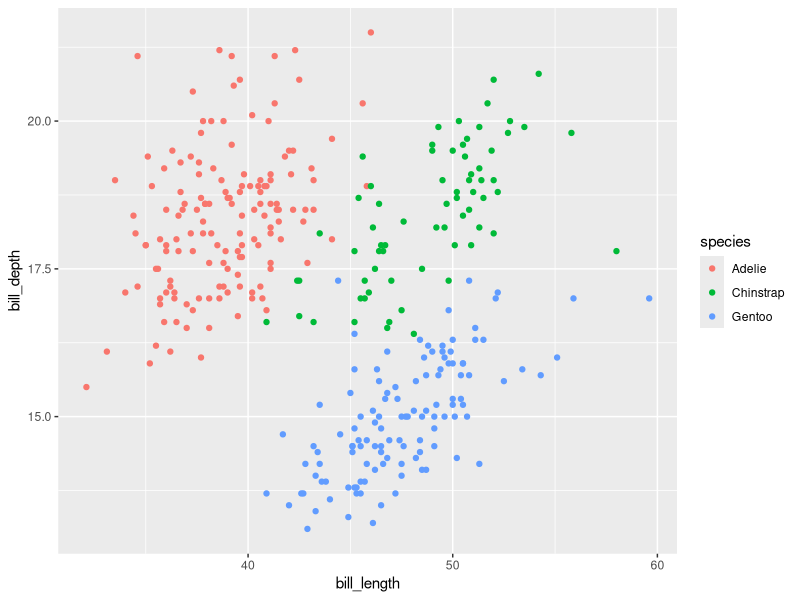
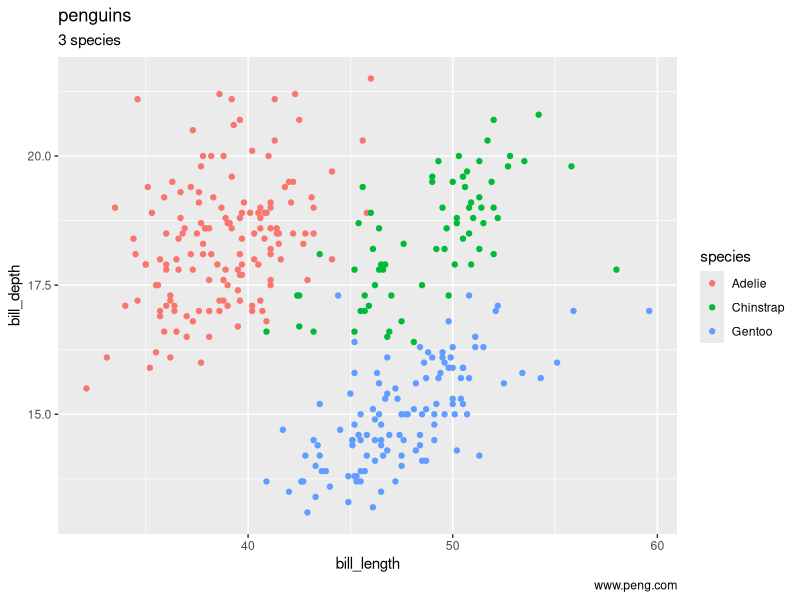
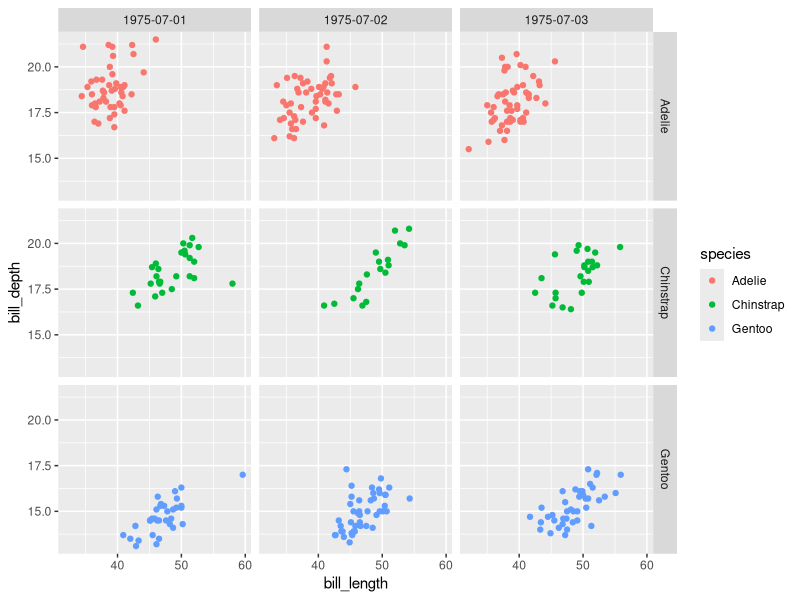
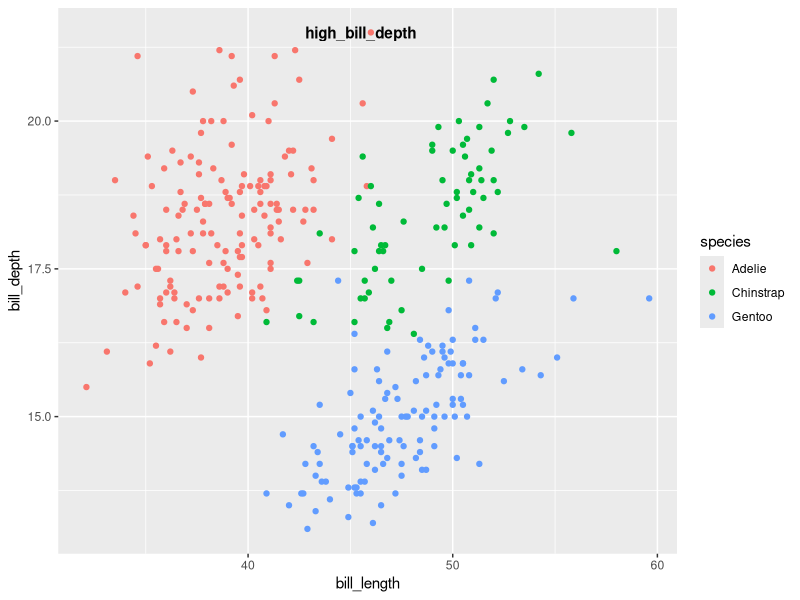

Recreate these plots in R, in order.
## ---- chunk 1
install.packages("palmerpenguins")
library(palmerpenguins)
## ---- chunk 2
install.packages("tidyverse")
library(tidyverse)
## ---- chunk 3
#View(penguins_raw)
glimpse(penguins)
head(penguins,4)
colnames(penguins)
## ---- chunk 4
colSums(is.na(penguins))
## ---- chunk 5
summary(penguins)
## ---- chunk 6
penguins_cleaned<-penguins %>% 
  drop_na() %>% 
  rename(bill_length=bill_length_mm,
         bill_depth=bill_depth_mm)
summary(penguins_cleaned)

## ---- chunk 7
str(penguins_cleaned)
## ---- chunk 8
penguins_cleaned$year <- as.Date(penguins_cleaned$year)
head(penguins_cleaned,4) 
## ---- chunk 9
duplicated(penguins_cleaned)
## ---- chunk 10
distinct(penguins_cleaned,.keep_all= FALSE)
# or use unique
# unique(penguins_cleaned, incomparables = FALSE)
## ---- chunk 11
new<-mutate(penguins_cleaned, body_mass_kg=body_mass_g / 1000)

## ---- chunk 12
penguins_cleaned<- new %>% 
  select(-body_mass_g)
head(penguins_cleaned,4)
#View(penguins_cleaned)
## ---- chunk 13
#nested functions

filtered <- arrange ( filter(penguins_cleaned, island=="Torgersen" ),year )
summary(filtered)
head(filtered)
#we  can  do  the same  with pipes
filtered_data<- penguins_cleaned %>% 
  filter(island=="Biscoe") %>% 
  arrange(year)
head(filtered_data)
## ---- chunk 14
library(ggplot2)
## ---- chunk 15
chart1<- ggplot(penguins_cleaned,mapping = aes(x=bill_length,y=bill_depth,color=species) )+geom_point()
chart1
## ---- chunk 16
chart1+labs(title = "penguins",caption = "www.peng.com",subtitle = "3 species" )
## ---- chunk 17
chart1+facet_grid(species~year)
## ---- chunk 18
chart1+annotate('text',x=45.5,y=21.5,label="high_bill_depth",fontface = 'bold')
## ---- chunk 19
penguins_cleaned %>% 
group_by(island) %>%
 drop_na() %>% 
summarise(max_bill_length= max(bill_length), min_bill_length= min(bill_length)) 
